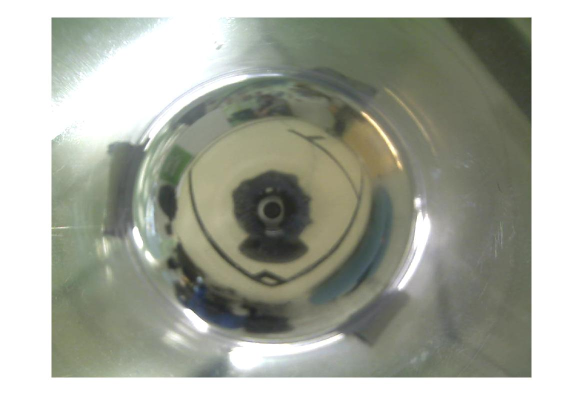
%> input picture Assignment4/Testset AMR/2.jpg, 1166 x 823 px (shown at 1/2 size)
$ octave --eval "result = calibrate_camera;"   (GNU Octave 9; MATLAB toolbox functions it lacks are replaced by stand-ins)
%> lines starting %> are read from the running program, lines starting %| are printed output that depends on the picture
### Assignment4/scans/draw2DCircle.m
function draw2DCircle(center,radius,color)

t = linspace(0,pi*2);
x = radius * cos(t);
y = radius * sin(t);
nx = x + center(1);
ny = y + center(2);
hold on
plot(nx,ny,color,'linewidth',2);
plot(center(1),center(2),'ro');
hold off;

### Assignment4/scans/unwrap_allimage.m
%IMUNWRAP Unwrap an omnidirectional image
%   uI=IMUNWRAP(I, center, Rmax, Rmin, bilinear)
%   I=input color image
%   center= coordinates of the circle center, center=[col;row]
%   Rmax= external radius of the omnidirectional image
%   Rmin= inner radius of the omnidirectional image
%
%   Author Davide Scaramuzza - davsca@tiscali.it
%   Ecole Polytechnique Federal de Lausanne - EPFL , March, 10, 2006

function Iunwraped=imunwrap(I, center, Rmax, Rmin, bilinear)

if nargin==3
    Rmin=round(0.2*Rmax);
    bilinear=1;
elseif nargin==4
    bilinear=1;
end


Rmax=round(Rmax);

I=double(I);
xc=center(2);
yc=center(1);

c=round(2*pi*Rmax);
cols=c;
rows=Rmax-Rmin;

Iunwraped=zeros(Rmax-Rmin,c, 3);
R=zeros(Rmax-Rmin,c);
G=zeros(Rmax-Rmin,c);
B=zeros(Rmax-Rmin,c);
RI=I(:,:,1);
GI=I(:,:,2);
BI=I(:,:,3);

U=zeros(size(Iunwraped));
V=zeros(size(Iunwraped));

r=Rmax;

[J,II]=meshgrid(1:cols,1:rows);
THETA=-(J-1)/Rmax;
RHO=II;
X=xc+RHO.*cos(THETA);
Y=yc+RHO.*sin(THETA);
U=floor(Y);
V=floor(X);
IND=(U-1)*size(I,1)+V;

IND(find(~(U>1 & U<size(I,2) & V>1 & V<size(I,1)) ))=0;
fIND=find(IND);

if bilinear
    % if BILINEAR
    dX=Y-U; dY=X-V;
    A1=(1-dY).*(1-dX);
    A2=(1-dY).*dX;
    A3=dY.*(1-dX);
    A4=dY.*dX;
    indA1=IND;
    indA2=(U)*size(I,1)+V;
    indA3=(U-1)*size(I,1)+(V+1);
    indA4=U*size(I,1)+(V+1);

    R(fIND)=RI(indA1(fIND)).*A1(fIND) + RI(indA2(fIND)).*A2(fIND) + RI(indA3(fIND)).*A3(fIND) + RI(indA4(fIND)).*A4(fIND);
    G(fIND)=GI(indA1(fIND)).*A1(fIND) + GI(indA2(fIND)).*A2(fIND) + GI(indA3(fIND)).*A3(fIND) + GI(indA4(fIND)).*A4(fIND);
    B(fIND)=BI(indA1(fIND)).*A1(fIND) + BI(indA2(fIND)).*A2(fIND) + BI(indA3(fIND)).*A3(fIND) + BI(indA4(fIND)).*A4(fIND);
else
    %if NOT BILINEAR
    R(find(IND))=RI(IND(find(IND)));
    G(find(IND))=GI(IND(find(IND)));
    B(find(IND))=BI(IND(find(IND)));
    Iunwraped(:,:,1)=R;
    Iunwraped(:,:,2)=G;
    Iunwraped(:,:,3)=B;
end

Iunwraped(:,:,1)=R;
Iunwraped(:,:,2)=G;
Iunwraped(:,:,3)=B;

Iunwraped=uint8(Iunwraped);

end

### Assignment4/scans/calibrate_camera.m
function [center, Rmax, Rmin] = calibrate_camera()

clc;

disp('starting acquisition. Please wait...');

% get camera url
%url = get_camera_url();

% read frame from the given url
%snapshot = imread(url);

snapshot = imread('2.jpg');
%> snapshot is the input picture: size 823x1166x3 uint8; mean R, G, B 170.1, 173.1, 162.3

% optional, you might want to flip the image upside down
% snapshot = imflipud( tmpsnapshot );

% Max detectable distance (set to 160 pixel by default in VGA image).
% Rmax is automatically scaled according to the image size
Rmax = round( 110/480*size(snapshot,1) );
%> Rmax = 189
% Min detectable distance (set to 77 pixel by default in VGA image).
% Rmax is automatically scaled according to the image size
Rmin = round( 60/480*size(snapshot,1) );
%> Rmin = 103

% This functrion allows you to calibrate the camera (extract the center of
% the image). Follow the directions on-line
figure(1);

% Use get_circle for new calibration
% [center, radius] = get_circle(snapshot)

% Use load WorkspaceDump.mat for calibrated figures
load 'WorkspaceDump.mat';

% Draw the max and min radius

draw2DCircle(center,Rmin,'m');
draw2DCircle(center,Rmax,'m');
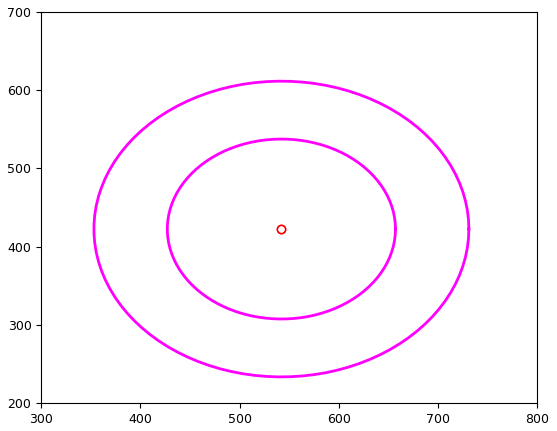
%> figure redrawn from the program's plot data


% This function convert the omnidirectional picture into a rectangular
% image. Use this tool to see if the calibration was accurately done (for
% example the smaller circle of the camera objective should transform into
% a horizontal line. Check this. Is the line is not perfectly horizontal,
% you may have to repeat the calibration. The calibration is very important
% to have an accurate detection of the distance.
ud = unwrap_allimage(snapshot, center, Rmax, 1, 0); figure(2); imagesc(ud);
%> in imunwrap, `BI=I(:,:,3);`:
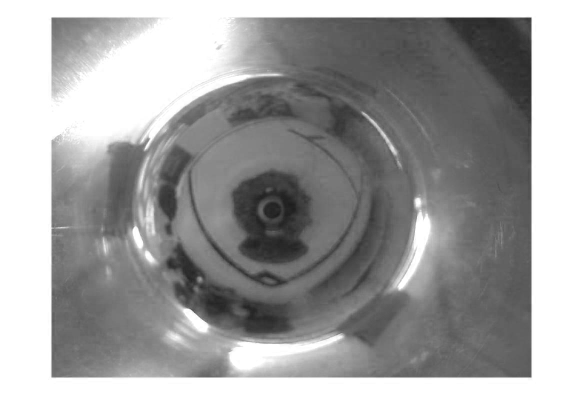
%> BI: size 823x1166 double (shown at 1/2 size); min 27, max 255, mean 162.3
%> in imunwrap, `IND(find(~(U>1 & U<size(I,2) & V>1 & V<size(I,1)) ))=0;`:
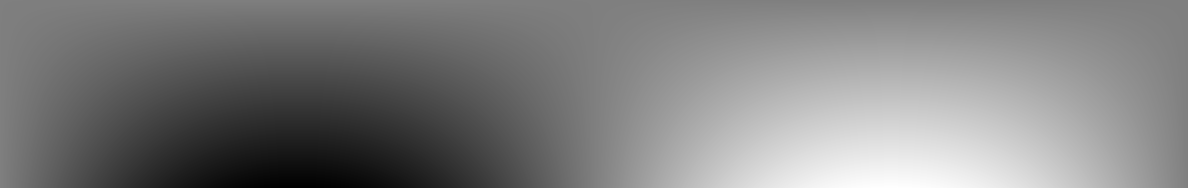
%> IND: size 188x1188 double; min 290923, max 600395, mean 445359.7; drawn with min black and max white
%> in imunwrap, `R(find(IND))=RI(IND(find(IND)));`:
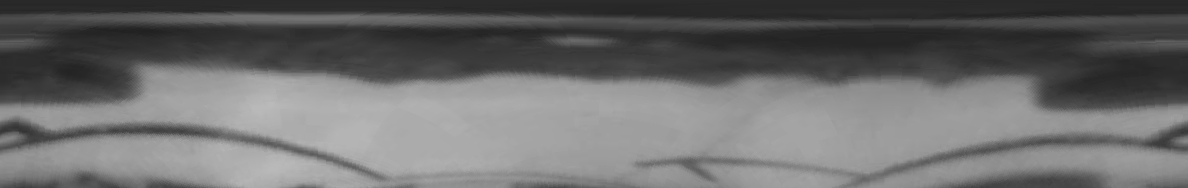
%> R: size 188x1188 double; min 33, max 187, mean 107.6
%> in imunwrap, `B(find(IND))=BI(IND(find(IND)));`:
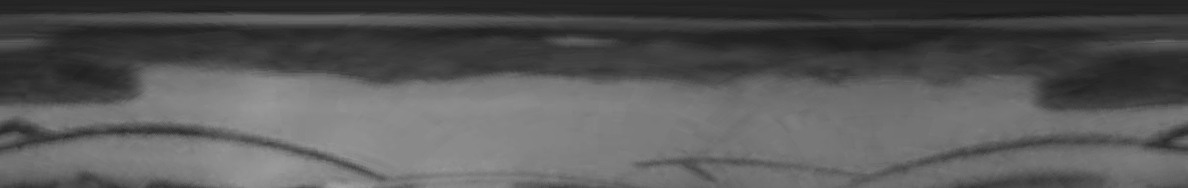
%> B: size 188x1188 double; min 27, max 162, mean 88.4
%> in imunwrap, `Iunwraped(:,:,2)=G;`:
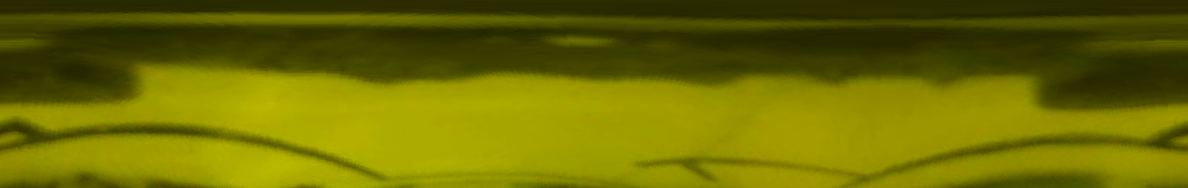
%> Iunwraped: size 188x1188x3 double; mean R, G, B 107.6, 107.2, 0
%> in imunwrap, `Iunwraped(:,:,3)=B;`:
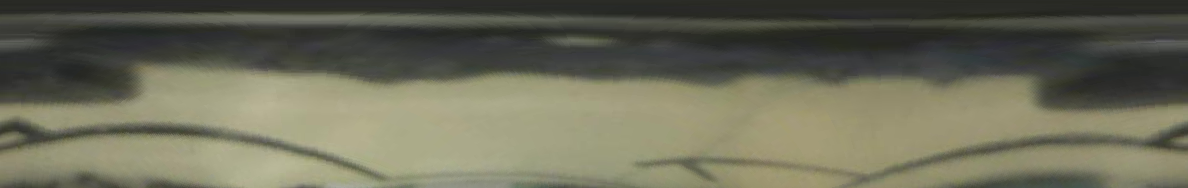
%> Iunwraped: size 188x1188x3 double; mean R, G, B 107.6, 107.2, 88.4
% Draw radius
%> (the run ends here)
